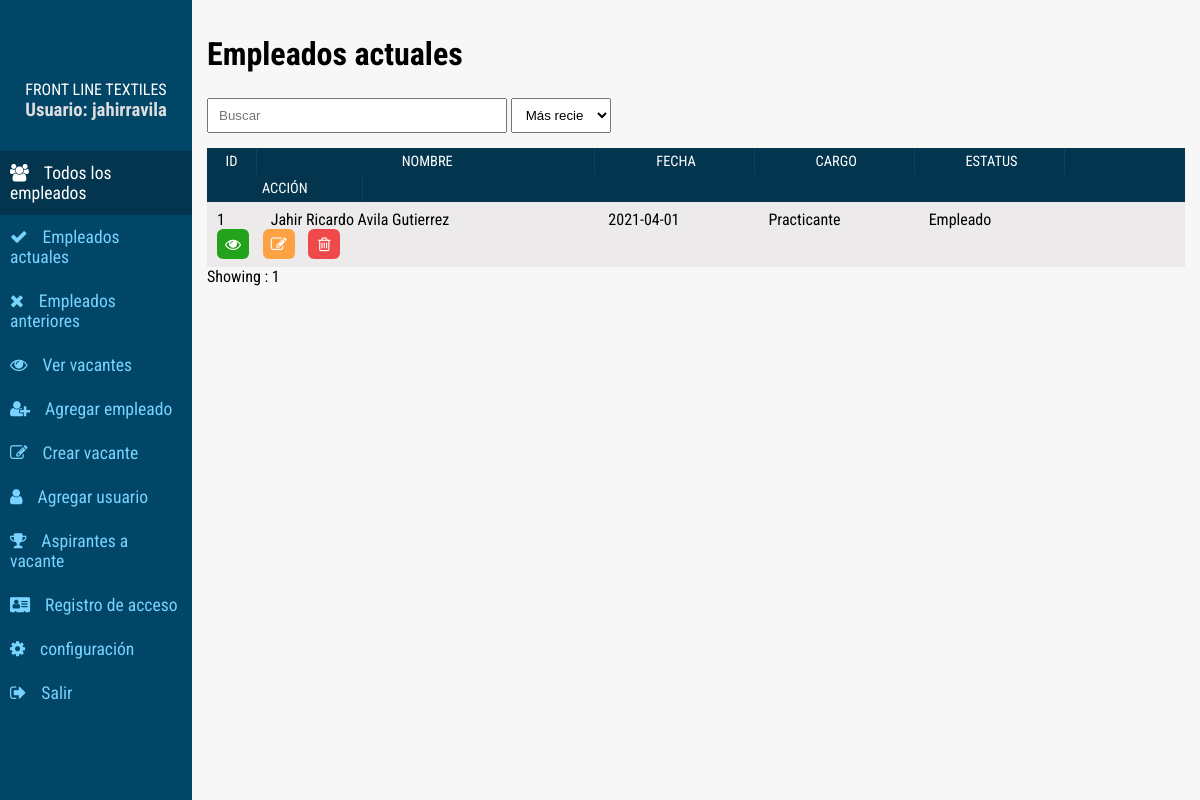
Screenshot of /contratacion/dashboard/current_employees.php (signed in) with the database file from the repository.
### tables this page shows
CREATE TABLE `sharp_emp` (
  `id` int(11) NOT NULL,
  `employee_id` text DEFAULT NULL,
  `first_name` text NOT NULL,
  `middle_name` text DEFAULT NULL,
  `last_name` text NOT NULL,
  `phone` varchar(30) NOT NULL,
  `employee_image` text NOT NULL,
  `id_type` text NOT NULL,
  `id_number` text NOT NULL,
  `id_card_image` text NOT NULL,
  `residence_address` text NOT NULL,
  `residence_location` text NOT NULL,
  `residence_direction` text NOT NULL,
  `residence_gps` text NOT NULL,
  `next_of_kin` text NOT NULL,
  `relationship` text NOT NULL,
  `phone_of_kin` text NOT NULL,
  `kin_residence` text NOT NULL,
  `kin_residence_direction` text NOT NULL,
  `date_employed` date NOT NULL,
  `job_type` text NOT NULL,
  `status` text NOT NULL
);

### contratacion/phpclasses/pagination.php (called while the page is built, shortened)
<?php
class Pagination{
	var $totalRows  	= '';
	var $perPage	 	= 10;
	var $fullTagOpen	= '<div class="pagination">';
	var $fullTagClose	= '</div>';
	var $showCount      = true;
	function createLinks(){
		$numPages = ceil($this->totalRows / $this->perPage);
		if ($numPages == 1){
			if ($this->showCount){
				$info = 'Showing : ' . $this->totalRows;
				return $info;
			}else{
				return '';
			}
		}
		$output = '';
		$output = preg_replace("#([^:])//+#", "\\1/", $output);
		$output = $this->fullTagOpen.$output.$this->fullTagClose;
		return $output;
	}
}
?>

### contratacion/dashboard/current_employees.php (the view, shortened to what this page needs)
<?php
	include("../inc/header.php");
    include('../phpclasses/pagination.php');
    $limit = 10;
	$queryNum = $db_connect->query("SELECT COUNT(*) as postNum FROM sharp_emp WHERE status = 'Empleado'");
	$resultNum = $queryNum->fetch_assoc();
	$rowCount = $resultNum['postNum'];
	$pagConfig = array(
		'totalRows' => $rowCount,
		'perPage' => $limit,
		'link_func' => 'currsearchFilter'
	);
	$pagination =  new Pagination($pagConfig);
?>
	<section class="side-menu fixed left">
		<div class="top-sec">
		<div class="dash_logo">
			</div>
			<p>Front Line Textiles</p>
			<h3>Usuario: <?php echo $_SESSION['username']?></h3>
			</div>
			<ul class="nav">
			<li class="nav-item current"><a href="../dashboard"><span class="nav-icon"><i class="fa fa-users"></i></span>Todos los empleados</a></li>
			<li class="nav-item"><a href="../dashboard/current_employees.php"><span class="nav-icon"><i class="fa fa-check"></i></span>Empleados actuales</a></li>
			<li class="nav-item"><a href="../dashboard/past_employees.php"><span class="nav-icon"><i class="fa fa-times"></i></span>Empleados anteriores</a></li>
			<li class="nav-item"><a href="../dashboard/ver_vacantes.php"><span class="nav-icon"><i class="fa fa-eye"></i></span>Ver vacantes</a></li>
			<?php if($usertype == "Admin"){ ?>
				<li class="nav-item"><a href="../dashboard/add_employee.php"><span class="nav-icon"><i class="fa fa-user-plus"></i></span>Agregar empleado</a></li>
				<li class="nav-item"><a href="../dashboard/crear_vacante.php"><span class="nav-icon"><i class="fa fa-edit"></i></span>Crear vacante</a></li>
				<li class="nav-item"><a href="../dashboard/add_user.php"><span class="nav-icon"><i class="fa fa-user"></i></span>Agregar usuario</a></li>
				<li class="nav-item"><a href="../dashboard/aspirante_vacante.php"><span class="nav-icon"><i class="fa fa-trophy"></i></span>Aspirantes a vacante</a></li>
				<li class="nav-item"><a href="../dashboard/registro_acceso.php"><span class="nav-icon"><i class="fa fa-vcard"></i></span>Registro de acceso </a></li>
			<?php		} ?>
			<li class="nav-item"><a href="../dashboard/settings.php"><span class="nav-icon"><i class="fa fa-cog"></i></span>configuración</a></li>
			<li class="nav-item"><a href="../dashboard/logout.php"><span class="nav-icon"><i class="fa fa-sign-out"></i></span>Salir</a></li>
		</ul>
	</section>
	<section class="contentSection right clearfix">
		<div class="container">
			<div class="wrapper employee_list clearfix">
				<div class="section_title">Empleados actuales</div>
				<div class="top-bar">
					<div class="top-item">
						<form id="empFilter" method="post" action="">
							<input class="filterField filterVal" type="text" placeholder="Buscar" onkeyup="currsearchFilter()">
						</form>
					</div>
					<div class="top-item">
						<form id="empFilter" method="post" action="">
							<select class="sortField sortVal" onchange="currsearchFilter()">
								<option value="ASC">Más reciente</option>
							</select>
						</form>
					</div>
				</div>
				<?php
					$getemp = mysqli_query($db_connect, "SELECT * FROM sharp_emp WHERE  status = 'Empleado' ORDER BY id ASC");
					$getempcount = mysqli_num_rows($getemp);
				?>
				<ul class="emp_list">
					<li class="emp_list_head">
						<div class="emp_item_head emp_id"style="width: 50px;">ID </div>
						<div class="emp_item_head emp_name">Nombre</div>
						<div class="emp_item_head">fecha </div>
						<div class="emp_item_head">cargo</div>
						<div class="emp_item_head emp_status">estatus</div>
						<div class="emp_item_head">acción</div>
					</li>
					<div id="displayempList">
						<?php
							if($getempcount >= 1 ){
								while($fetch = mysqli_fetch_assoc($getemp)){
									$id = $fetch['id'];
									$emp_id = $fetch['employee_id'];
									$first_name = $fetch['first_name'];
									$middle_name = $fetch['middle_name'];
									$last_name = $fetch['last_name'];
									$date_employed = $fetch['date_employed'];
									$job_type = $fetch['job_type'];
									$status = $fetch['status'];
									if($middle_name == ""){
										if($usertype == "Admin"){
											echo '
												<li class="emp_item">
													<div class="emp_column emp_id"style="width: 50px;">'.$emp_id.'</div>
													<div class="emp_column emp_name">'.$first_name." ".$last_name.'</div>
													<div class="emp_column">'.$date_employed.'</div>
													<div class="emp_column">'.$job_type.'</div>
													<div class="emp_column emp_status">'.$status.'</div>
													<div class="emp_column">
														<ul class="action_list">
															<li class="action_item action_view" data-id="'.$id.'" title="Ver"><i class="fa fa-eye"></i></li>
															<li class="action_item action_edit" data-id="'.$id.'" title="Editar"><i class="fa fa-pencil-square-o"></i></li>
															<li class="action_item action_delete" data-id="'.$id.'" title="Eliminar"><i class="fa fa-trash-o"></i></li>
														</ul>
													</div>
												</li>
											';
										} else {
											echo '
												<li class="emp_item">
													<div class="emp_column emp_id"style="width: 50px;">'.$emp_id.'</div>
													<div class="emp_column emp_name">'.$first_name." ".$last_name.'</div>
													<div class="emp_column">'.$date_employed.'</div>
													<div class="emp_column">'.$job_type.'</div>
													<div class="emp_column emp_status">'.$status.'</div>
													<div class="emp_column">
														<ul class="action_list">
															<li class="action_item action_view" data-id="'.$id.'" title="View"><i class="fa fa-eye"></i></li>
														</ul>
													</div>
												</li>
											';
										}
									} else {
										if($usertype == "Admin"){
											echo '
												<li class="emp_item">
													<div class="emp_column emp_id"style="width: 50px;">'.$emp_id.'</div>
													<div class="emp_column emp_name">'.$first_name." ".$middle_name." ".$last_name.'</div>
													<div class="emp_column">'.$date_employed.'</div>
													<div class="emp_column">'.$job_type.'</div>
													<div class="emp_column emp_status">'.$status.'</div>
													<div class="emp_column">
														<ul class="action_list">
															<li class="action_item action_view" data-id="'.$id.'" title="Ver"><i class="fa fa-eye"></i></li>
															<li class="action_item action_edit" data-id="'.$id.'" title="Editar"><i class="fa fa-pencil-square-o"></i></li>
															<li class="action_item action_delete" data-id="'.$id.'" title="Eliminar"><i class="fa fa-trash-o"></i></li>
														</ul>
													</div>
												</li>
											';
										}
									}
								}
								echo $pagination->createLinks();
							} else {
								echo '<li class="emp_item"> No se encontró ningún registro de empleado </li>';
							}
						?>
					</div>
				</ul>
			</div>
		</div>
	</section>
</body>
</html>

### contratacion/css/style.css (style rules this page uses)
body { background: #f7f7f7; width: 100%!important; height: 100%!important; font-family: 'Roboto Condensed', sans-serif; -moz-osx-font-smoothing: grayscale; -webkit-font-smoothing: antialiased; }
a, blockquote, body, button, dd, div, dl, dt, form, h1, h2, h3, h4, h5, h6, html, iframe, img, input, li, object, ol, p, pre, select, span, textarea, ul { margin: 0; padding: 0; outline: 0; box-sizing: border-box; }
a { text-decoration: none; color: #292e31; }
.clearfix:after, .clearfix:before, .nav:after { content: ""; display: table; }
.clearfix:after, .nav:after { clear: both; }
.fixed { position: fixed; }
.left { float: left; }
.right { float: right; }
ol, li { list-style: none }
h1, h2, h3, h4, h5, h6 { font-family: 'Roboto Condensed', sans-serif; }
.side-menu { width: 16%; max-width: 256px; height: 100%; background: #024667; }
.dash_logo { width: 80%; height: 70px; margin: 5px auto; overflow: hidden; }
.top-sec p { text-align: center; color: #fff; text-transform: uppercase; }
.nav { width: 100%; height: 100%; margin: 30px 0 0 0; overflow-x: hidden; overflow-y: auto; }
.side-menu h4,.side-menu h3 { color:#ddd; text-align: center; }
.nav .nav-item a { display: block; padding: 12px 10px; color: #78d3ff; font-size: 1.1em; }
.nav .nav-item.current { background: #03364e; }
.nav .nav-item.current a { color: #fff; }
.nav-icon { display: inline-block; margin-right: 15px; }
.contentSection.right.clearfix { position: fixed; width: 84%; height: 100%; right: 0; overflow-x: hidden; overflow-y: auto ; }
.wrapper { padding: 0 15px; margin: 35px 0 55px 0; }
.employee_list { width: 100%; }
.section_title { font-size: 2em; font-weight: bold; margin-bottom: 25px; }
.emp_list { width: 100%; }
.emp_list_head { width: 100%; background: #03364e; }
.emp_item_head { display: inline-block; width: 16%; padding: 5px 0; text-align: center; text-transform: uppercase; color: #fff; font-size: 0.9em; border-right: 1px solid #024667; }
.emp_item_head.emp_id { width: 120px; }
.emp_item_head.emp_name { width: 334px; }
.emp_column { display: inline-block; width: 16%; padding: 0px 10px; }
.emp_status, .emp_item_head.emp_status { width: 15%; }
.emp_column.emp_id { width: 120px; }
.emp_column.emp_name { width: 334px; }
.emp_item { padding: 8px 0; }
.emp_item:nth-child(odd) { background: #eceaea; }
.action_item { display: inline-block; width: 32px; text-align: center; font-size: 1em; margin-right: 10px; background: #eddddd; padding: 7px 0; border-radius: 6px; color: #fff; cursor: pointer; }
.action_item.action_edit { background: rgba(255, 146, 34, 0.83); }
.action_item.action_view { background: #23a21b; }
.action_item.action_delete { background: #ef4949; }
.top-bar { margin-bottom: 15px; }
.filterField { width: 300px; height: 35px; padding: 8px 10px; }
.sortField { width: 100px; height: 35px; padding: 8px 10px; }
.top-item { display: inline-block; }

### rows the page displays
sharp_emp: employee "1", first_name "Jahir", middle_name "Ricardo", last_name "Avila Gutierrez", date_employed "2021-04-01", job_type "Practicante", status "Empleado"

### other values shown
$_SESSION['username'] "jahirravila"
$pagination->createLinks() "Showing : 1"
